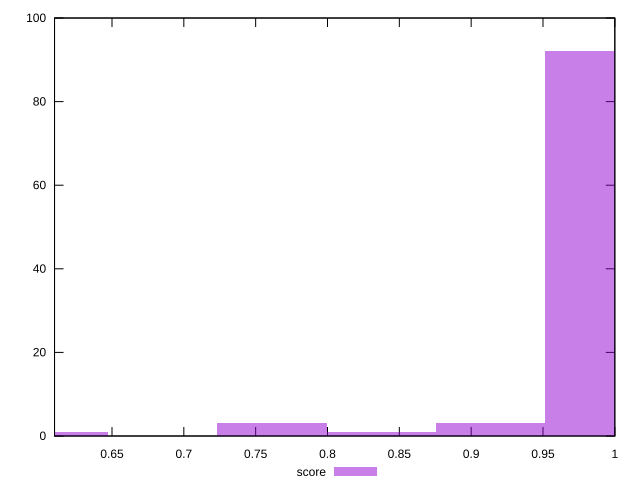

Reproduce this figure in gnuplot.
reset

$score <<EOF
0.8374430881330063 1
0.9897054677935528 92
0.9135742779632796 3
0.6090495186421864 1
0.7613118983027329 3
EOF

set key outside below
set boxwidth 0.0761311898302733
set xrange [0.61:1]
set yrange [0:100]
set trange [0:100]
set style fill transparent solid 0.5 noborder
set terminal svg size 640, 490 enhanced background rgb 'white'
set output "report_00014_2021-02-09T15:56:05.503Z/speed-index/samples/pages+cached+noadtech+nomedia+nocss/score/histogram.svg"

plot $score title "score" with boxes

reset
